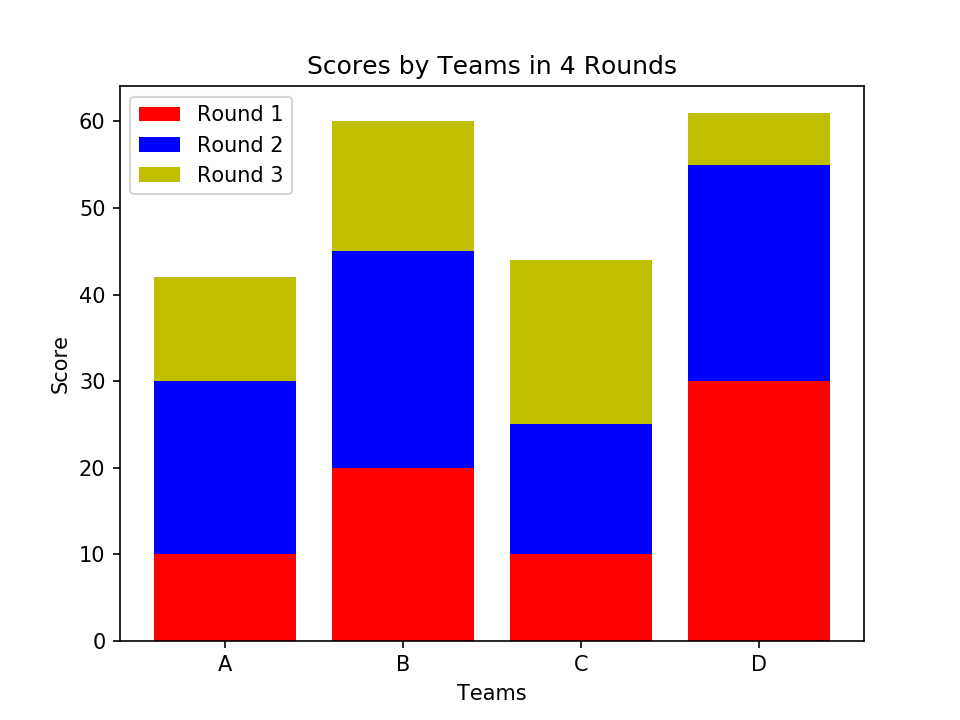

The Python source for this figure:
import matplotlib
matplotlib.use('Agg')

# importing package
import matplotlib.pyplot as plt
import numpy as np
  
# create data
x = ['A', 'B', 'C', 'D']
y1 = np.array([10, 20, 10, 30])
y2 = np.array([20, 25, 15, 25])
y3 = np.array([12, 15, 19, 6])
    
# plot bars in stack manner
plt.bar(x, y1, color='r')
plt.bar(x, y2, bottom=y1, color='b')
plt.bar(x, y3, bottom=y1+y2, color='y')
plt.xlabel("Teams")
plt.ylabel("Score")
plt.legend(["Round 1", "Round 2", "Round 3", "Round 4"])
plt.title("Scores by Teams in 4 Rounds")
#plt.show()

out_png = '/proj/cs764spring2021-PG0/exp/sugu267-QV95772/Isha/Selectivity/graphs/sel1.png'
plt.savefig(out_png, dpi=150)
